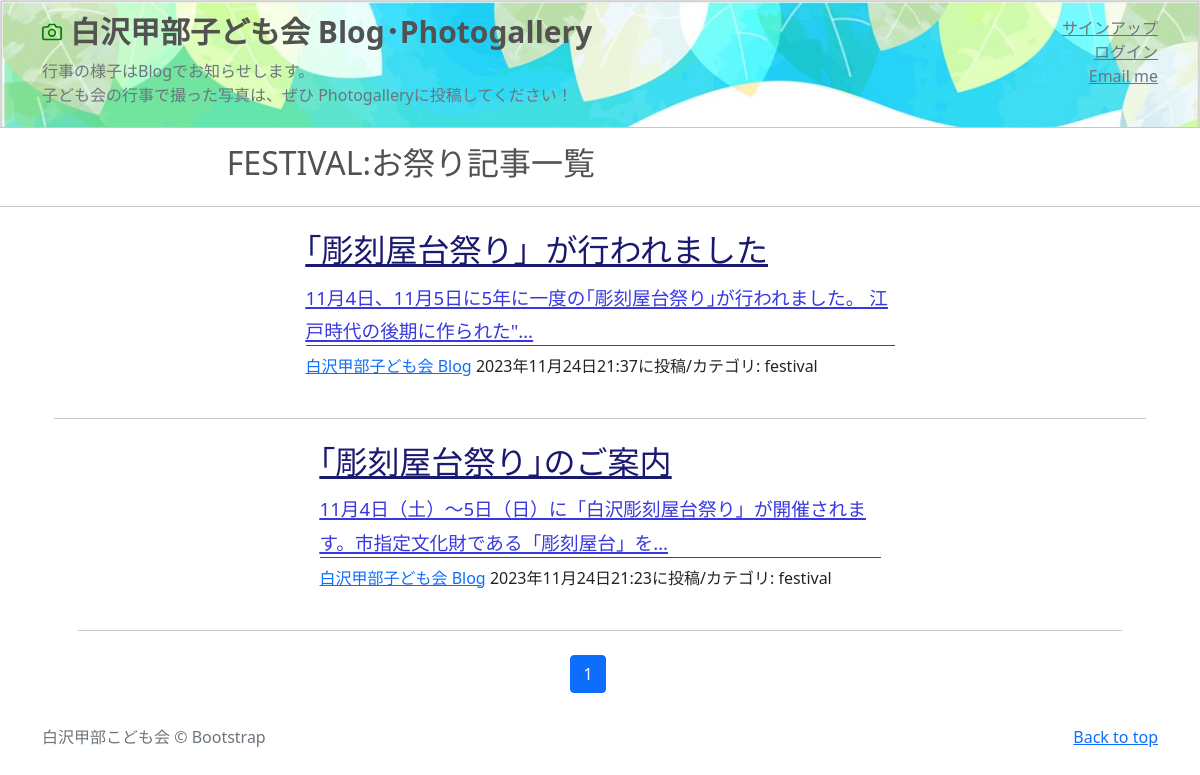
Page /festival-list/ on the committed database.
### kouka2app/models.py (models this page shows, shortened)
class BlogPost(models.Model):
    CATEGORY = (('school','学校関連行事'),
                ('festival','お祭り'),
                ('ivent','イベント'),
                ('cleaning','清掃活動'),
                ('safety','安心・安全'),
                ('others','その他'))
    title = models.CharField(
        verbose_name='タイトル',    #フィールドのタイトル
        max_length=200
        )
    content = models.TextField(
        verbose_name='本文'
        )
    posted_at = models.DateTimeField(
        verbose_name='投稿日時',
        auto_now_add=True
        )
    category = models.CharField(
        verbose_name='カテゴリ', #フィールドのタイトル
        max_length=50,          #最大文字数は50
        choices=CATEGORY        #categoryフィールドにはCATEGORYの要素のみを登録
        )

### kouka2app/views.py (the view)
class FestivalView(ListView):
    template_name ='festival_list.html'
    model = BlogPost
    context_object_name = 'festival_records'
    queryset = BlogPost.objects.filter(
        category='festival').order_by('-posted_at')
    paginate_by = 2

### kouka2app/templates/festival_list.html (shortened to what this page needs)
{% extends 'base.html' %}
{% load static %}
        {% block contents %}
        <h2 style="padding-left: 6cm; color: #535252;">FESTIVAL:お祭り記事一覧</h2>
        <hr class="my-4" />
        {% for record in festival_records %}
        <div class="container px-4 px-lg-5">
            <div class="row gx-4 gx-lg-5 justify-content-center">
                <div class="col-md-10 col-lg-8 col-xl-7">
                        <a href="{% url 'kouka2app:blog_detail' record.pk %}">
                            <h2 class="post-title" style="color: #191970; text-decoration: underline;">
                                {{record.title}}</h2>
                            <h3 class="post-subtitle" style="color: #3838e1; text-decoration: underline; border-bottom: 1px solid #3838e1;">
                                <span style="font-size : 14pt">
                                    {{record.content|truncatechars:50}}
                                </span>
                            </h3>
                        </a>
                        <p class="post-meta">
                            <a href="#">白沢甲部子ども会 Blog</a>
                            {{record.posted_at}}に投稿/カテゴリ:
                            {{record.category}}</p>
                    </div>
                    <hr class="my-4" />
                    {% endfor %}
                    {% include "pagination.html" %}
                </div>
            </div>
        </div>
        {% endblock %}

### rows in the picture
BlogPost: title "｢彫刻屋台祭り」が行われました", content "11月4日、11月5日に5年に一度の｢彫刻屋台祭り｣が行われました。 江戸時代の後期に作られた\"…", posted_at "2023年11月24日21:37", category "festival"
BlogPost: title "｢彫刻屋台祭り｣のご案内", content "11月4日（土）～5日（日）に「白沢彫刻屋台祭り」が開催されます。市指定文化財である「彫刻屋台」を…", posted_at "2023年11月24日21:23", category "festival"

### other values in the picture
{{ num }} "1"
